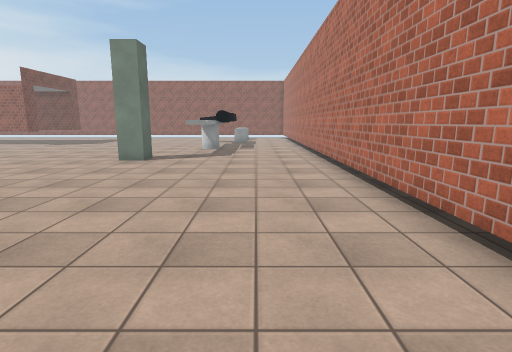
View 1 (above)

22 first-person views from a walk through a scene from a Unity 3-D project. The camera is 1.5 m above the floor, tilts 10° down and sees 80° across. The floor is counted in squares, 1 m on a side. Each view is taken from the middle of a square. On the plan, view 1 faces up. The plan holds only what a view shows up to about 15 squares ahead; the rest is blank. The player character is not drawn. Surface patterns are stand-ins for the level's own textures.

View 2
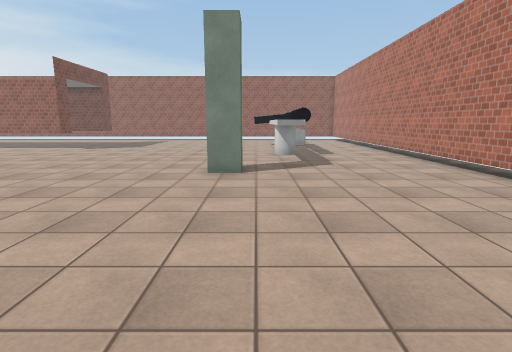

View 3
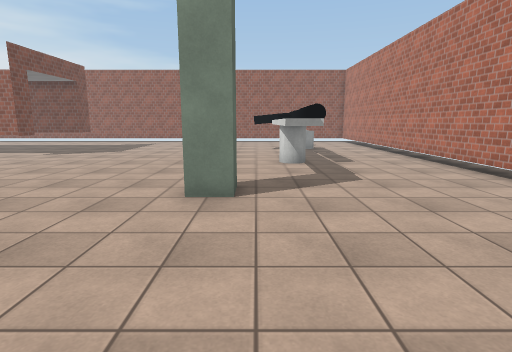

View 4
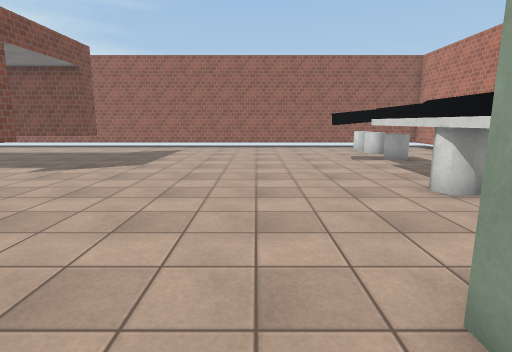

View 5
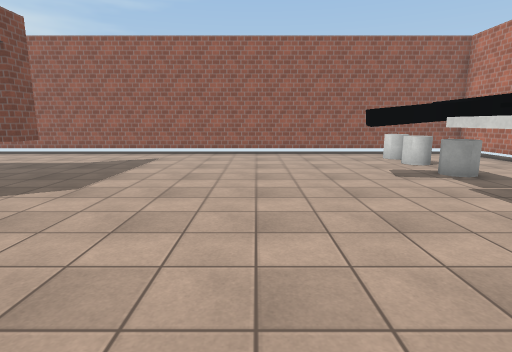

View 6
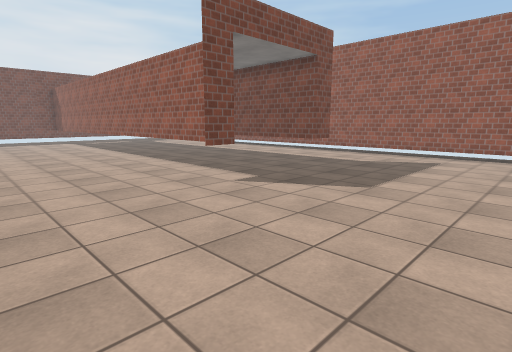

View 7
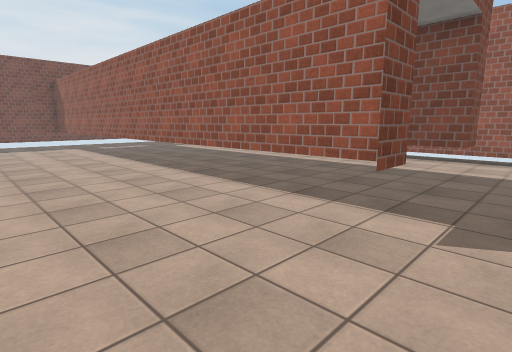

View 8
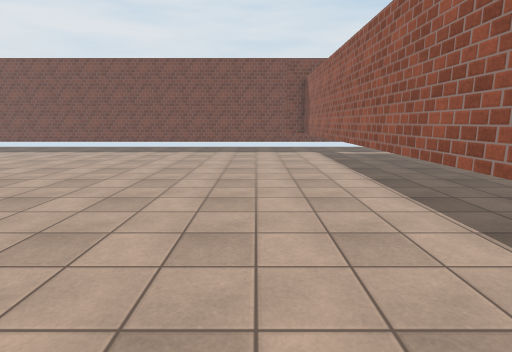

View 9
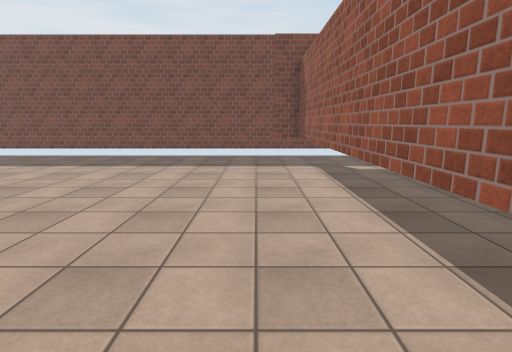

View 10
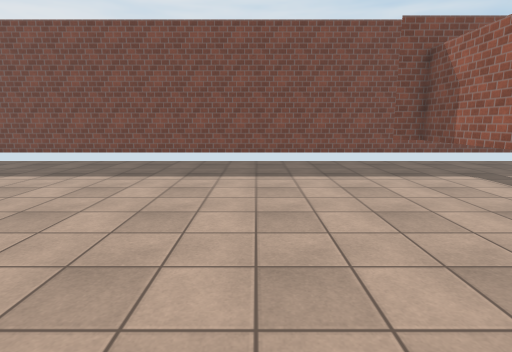

View 11
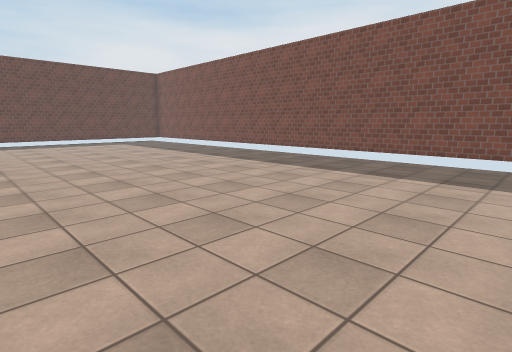

View 12
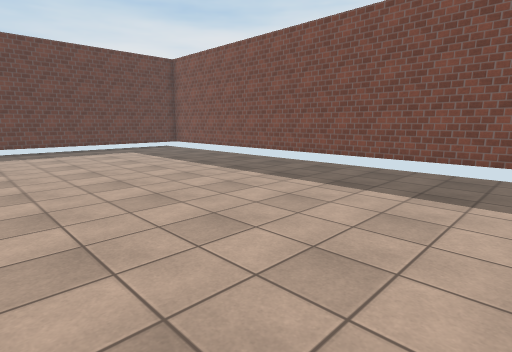

View 13
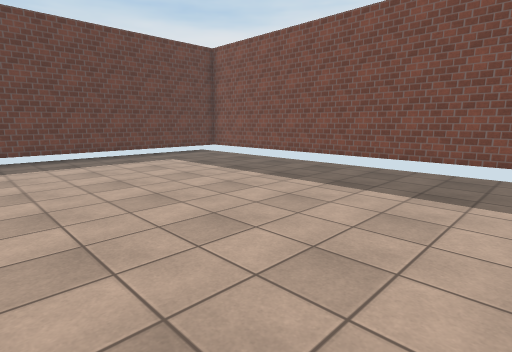

View 14
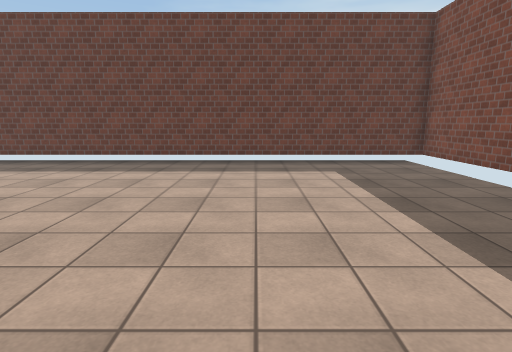

View 15
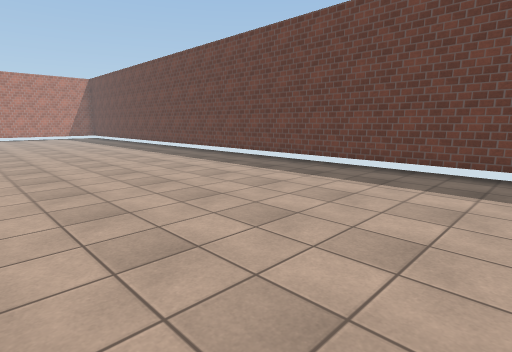

View 16
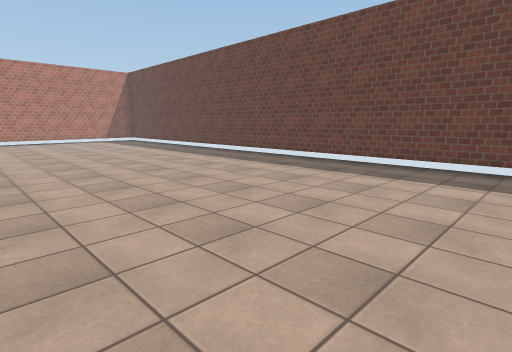

View 17
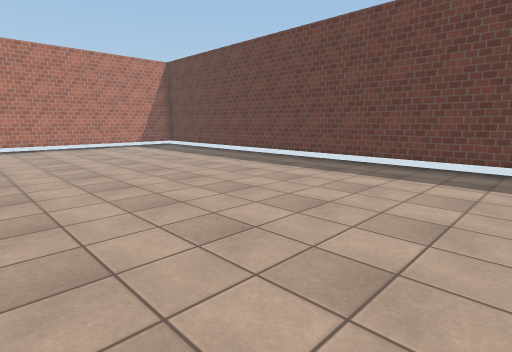

View 18
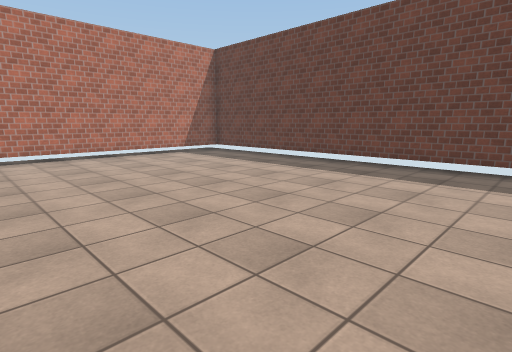

View 19
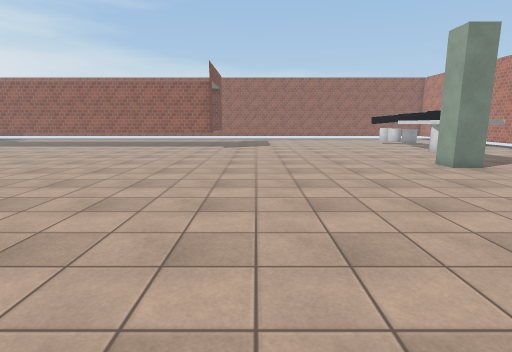

View 20
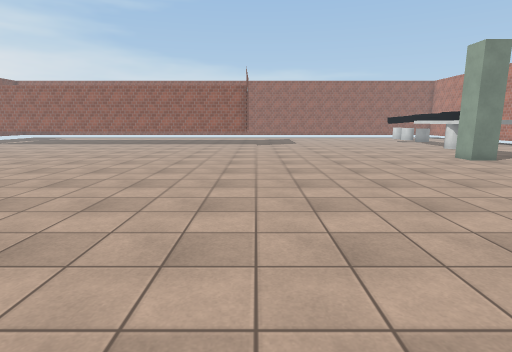

View 21
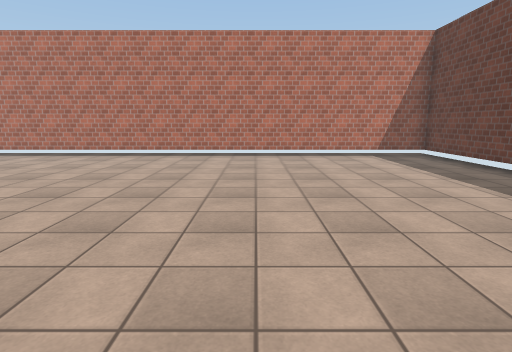

View 22
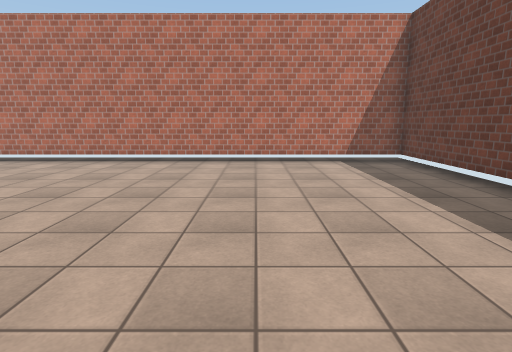

### Floor plan
Key: @ floor where view 1 was taken; # wall or solid block; . floor; = window, fence, low wall or low ledge; ^ raised ledge; T thing the floor can be seen under or through; O other object.
Columns run from 36 left of view 1 to 3 right of it. Each row starts with its distance up from view 1.
 30                  #######################
 29                   .................  . #
 28                   .................^ . #
 27              ......................=...#
 26              .........#...........=^...
 25 #                TTTTT.................
 24 #.. ............................O O^..
 23 #...............................OOOO.
 22 #................................OO.
 21 #.TTTTTTTTTTTTTTTTTTTT...........##....#
 20 #.#...................#..........##....#
 19 #................................#O....#
 18 #................................#O....#
 17 #................................##....#
 16 #................................##....#
 15 #................................##....#
 14 #......................................#
 13 #..............................#.......#
 12 #......................................#
 11 #......................................#
 10 #......................................#
  9 #............ .........................#
  8 #............  ........................#
  7 #...........    .......................#
  6 #...........     ......................#
  5 #...........     ...........  .........#
  4 #...........      .........   .........#
  3 #...........       .......   ..........#
  2 #...........  . .......................#
  1 #......................................#
  0 #...................................@..#
 -1 #......................................#
 -2 #......................................#
 -3 #......................................#
 -4 #......................................#
 -5 #......................................#
 -6 #......................................#
 -7 #......................................#
 -8 #......................................#
 -9 ########################################

Positions as (right, up) in squares from view 1, and headings:
1: (0, 0), facing up
2: (-4, 3), facing up
3: (-4, 6), facing up
4: (-7, 11), facing up
5: (-7, 15), facing up
6: (-8, 15), facing up-left
7: (-13, 16), facing up-left
8: (-17, 18), facing left
9: (-22, 19), facing left
10: (-24, 15), facing left
11: (-24, 15), facing down-left
12: (-26, 9), facing down-left
13: (-26, 5), facing down-left
14: (-30, 3), facing down
15: (-28, 1), facing down-right
16: (-22, 2), facing down-right
17: (-16, 2), facing down-right
18: (-11, 2), facing down-right
19: (-12, 2), facing up
20: (-14, 0), facing up
21: (-11, -1), facing right
22: (-9, -3), facing right
